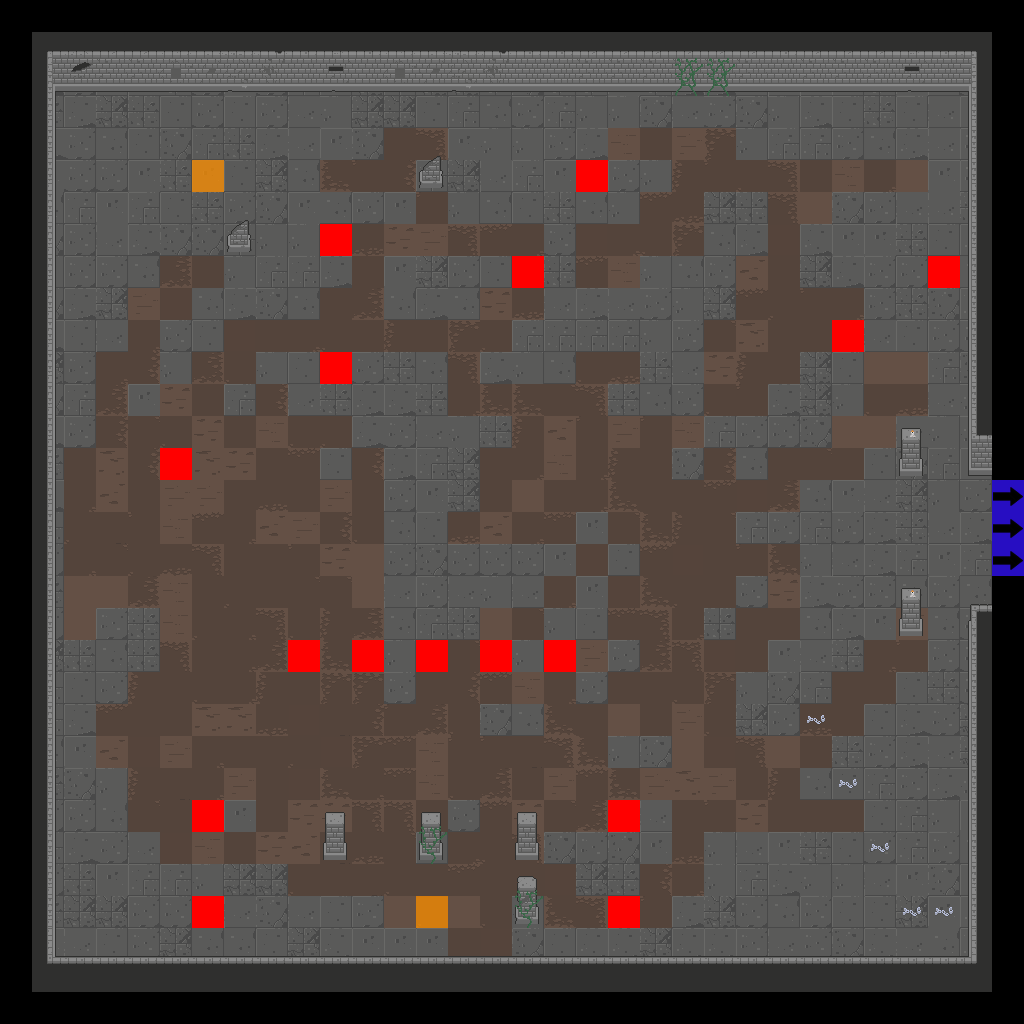

The image is a tile-based game level rendered from a .tmx file. Its description and source (layers, tilesets, objects; grid data summarised) follow:
An orthogonal 32x32 tile map with 32x32 px tiles, 7 tile layers (Floor, Walls, Doors, Pillars, ...), 2 tilesets.

<map version="1.2" tiledversion="2019.04.18" orientation="orthogonal" renderorder="right-down" width="32" height="32" tilewidth="32" tileheight="32" infinite="0" nextlayerid="22" nextobjectid="1">
 <tileset firstgid="1" source="Dungeon_Tileset_2.tsx" />
 <tileset firstgid="321" source="flags.tsx" />
 <layer id="15" name="Floor" width="32" height="32">
  <data>[1024 cells, 900 non-empty, 42 distinct tile ids]</data>
 </layer>
 <layer id="16" name="Walls" width="32" height="32">
  <data>[1024 cells, 173 non-empty, 33 distinct tile ids]</data>
 </layer>
 <layer id="17" name="Doors" width="32" height="32">
  <data>[1024 cells, 0 non-empty, 0 distinct tile ids]</data>
 </layer>
 <layer id="18" name="Pillars" width="32" height="32">
  <data>[1024 cells, 16 non-empty, 6 distinct tile ids]</data>
 </layer>
 <layer id="19" name="Candles" width="32" height="32">
  <data>[1024 cells, 2 non-empty, 1 distinct tile ids]</data>
 </layer>
 <layer id="20" name="Debris" width="32" height="32">
  <data>[1024 cells, 13 non-empty, 5 distinct tile ids]</data>
 </layer>
 <layer id="21" name="Flags" width="32" height="32">
  <data>[1024 cells, 21 non-empty, 3 distinct tile ids]</data>
 </layer>
</map>
